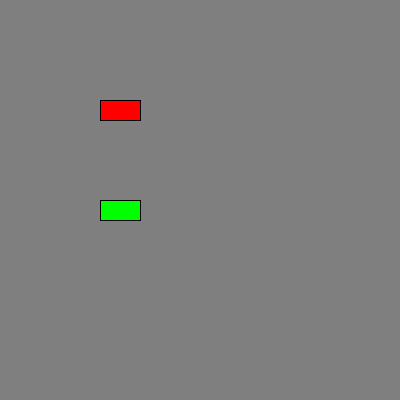
Frame 1 (no input)
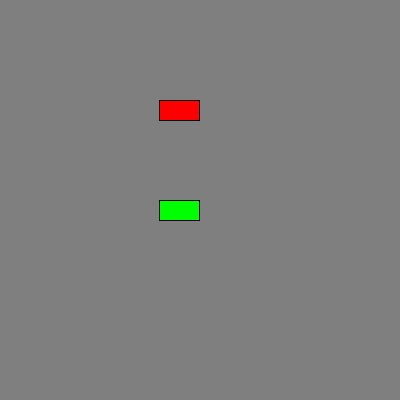
Frame 60 (the mouse pressed at the canvas centre just before this capture)
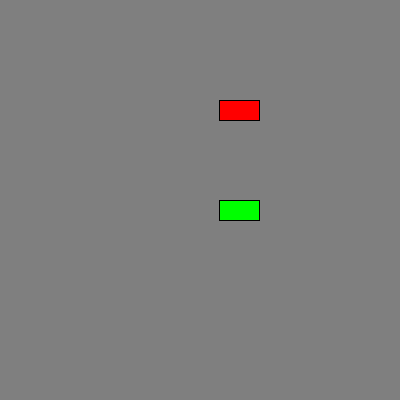
Frame 120 (the mouse held since frame 60 and released just before this capture)

The Processing sketch that drew these frames (run headless with seeded random() and noise(); from frame 60 on, the mouse is pressed at the canvas centre):

// Processing sketch: processing_93054
// ── processing_93054.pde

Voiture maVoiture;
Voiture maVoiture2;


void setup() {
  size(400,400);
  
  maVoiture = new Voiture( 100 , 100 , color(255,0,0) );
  
  maVoiture2 = new Voiture( 100, 200 , color(0,255,0) );
  
}


void draw() {
  background(127);
  
  maVoiture.dessiner();
  
  maVoiture2.dessiner();
  
}


class Voiture {
  
  float x;
  float y;
  color c;
  
  Voiture ( float _x, float _y, color _c) {
    x = _x;
    y = _y;
    c = _c;
    
  }
  
  void dessiner() {
    
    fill(c);
    rect(x,y,40,20);
    
    x = x + 1;
    
  }
  
  
  
}
